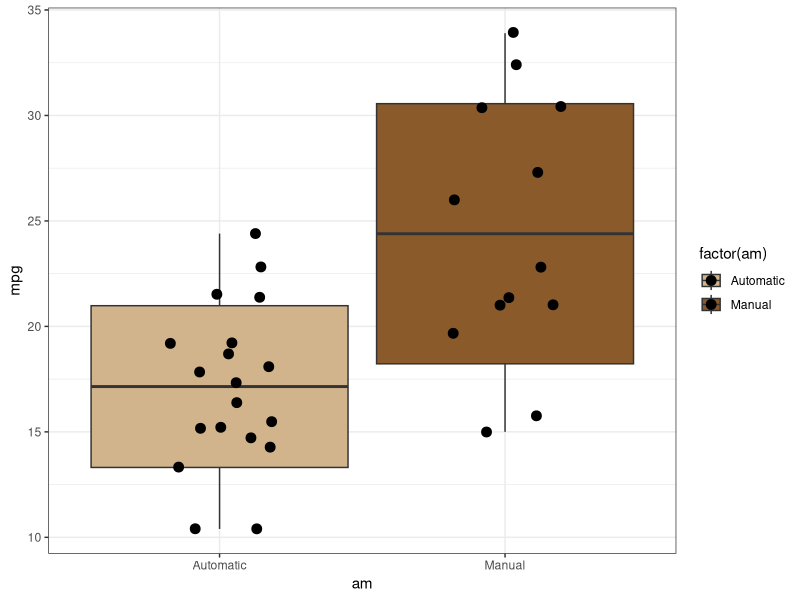
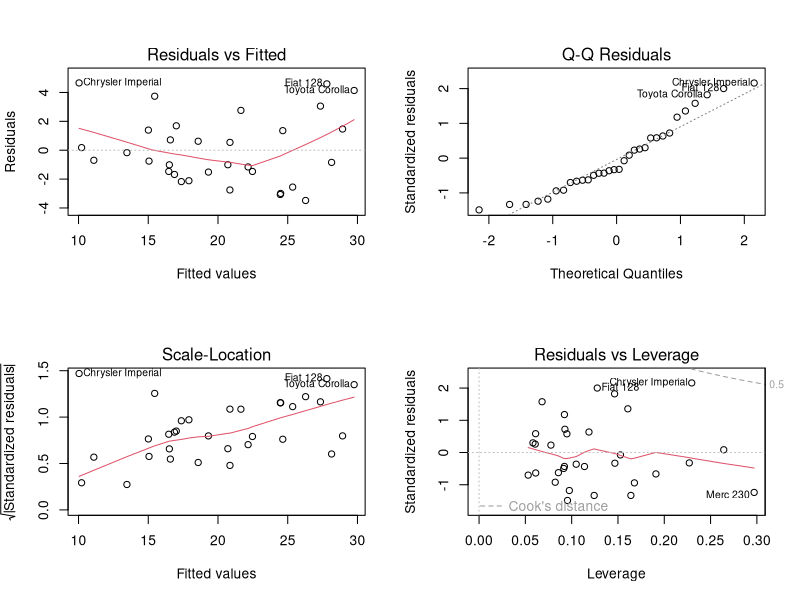

The R source for these figures, in order:
## ---- chunk 1
data(mtcars)
mtcars$am <- factor(mtcars$am, levels=c(0:1), labels=c("Automatic","Manual"))
fit1 <- lm(mpg ~ am,mtcars)
summary(fit1)$coefficients
summary(fit1)$adj.r.squared
## ---- chunk 2
fit_all <- lm(mpg~.,mtcars)
step(fit_all,trace=FALSE)
## ---- chunk 3
fit_best <- lm(mpg ~ wt + qsec + am, data = mtcars)
summary(fit_best)$coefficients
summary(fit_best)$adj.r.squared
## ---- chunk 4
min.mean.sd.max <- function(x) {
    r <- c(min(x), mean(x) - sd(x), mean(x), mean(x) + sd(x), max(x))
    names(r) <- c("ymin", "lower", "middle", "upper", "ymax")
    r
}
library(ggplot2)
library(scales)
plot1 <- ggplot( aes(x=am,y=mpg,fill=factor(am)), data = mtcars) + scale_fill_manual(values = alpha(c("tan", "tan4"))) + theme_bw()
plot1 <- plot1 + stat_summary(fun.data = min.mean.sd.max, geom = "boxplot")  +geom_jitter(position=position_jitter(width=.2), size=3) 
plot1
## ---- chunk 5
par(mfrow=c(2,2))
plot(fit_best)
